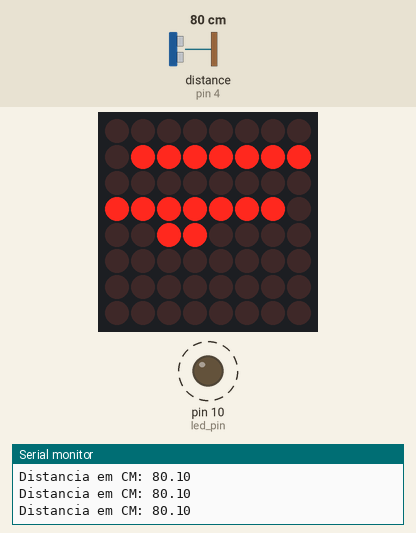
A sketch run on a simulated Arduino Uno, built with avr-gcc and run on an emulated ATmega328P. Parts: 8×8 LED matrix, output pins drawn as LEDs (lit = HIGH), the last lines printed to the serial monitor. Wiring (inferred from the names in the program): ultrasonic range finder: trigger pin 3; echo pin 4. Dashed ring = blinking. The inputs (shaded band) are chosen by the test bench; at power-on: distance to the obstacle (sensor on pin 4) 80 cm. The echo pulse lasts 58.3 µs per cm; pins used as bus, display or sensor lines are not drawn.

Above: at 1.4 s.
1.5 s: distance to the obstacle (sensor on pin 4) set to 299 cm
At 4.3 s:
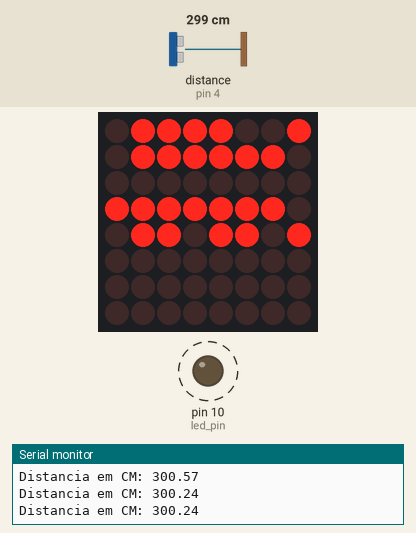
4.7 s: distance to the obstacle (sensor on pin 4) set to 2 cm
At 5.9 s:
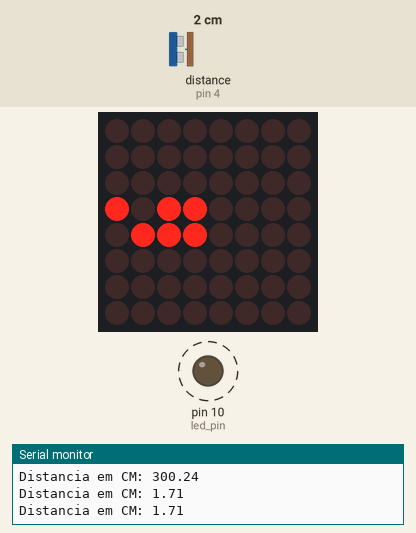
6.4 s: distance to the obstacle (sensor on pin 4) set to 120 cm
At 7.7 s:
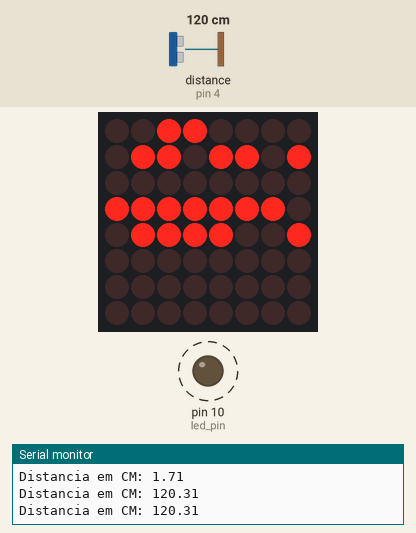
8.0 s: distance to the obstacle (sensor on pin 4) set to 250 cm
At 10.3 s:
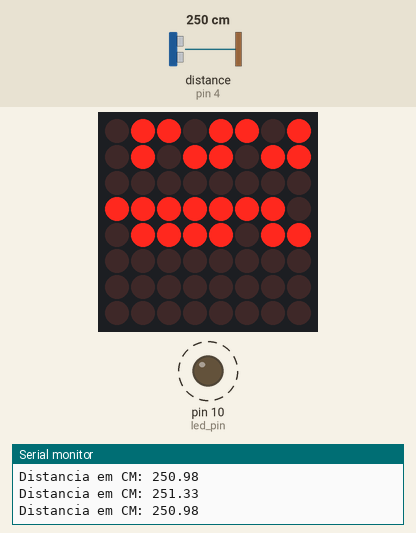
11.2 s: distance to the obstacle (sensor on pin 4) set to 120 cm
At 12.4 s:
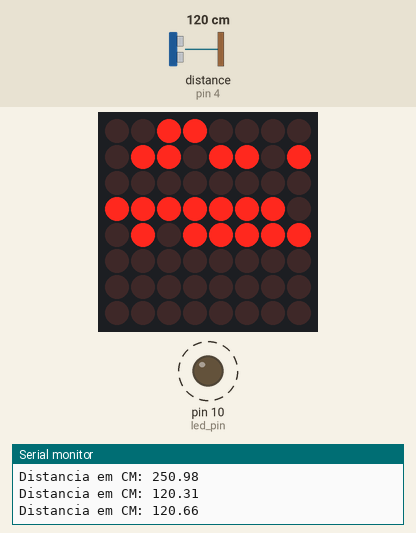
14.4 s: distance to the obstacle (sensor on pin 4) set to 4 cm
At 15.9 s:
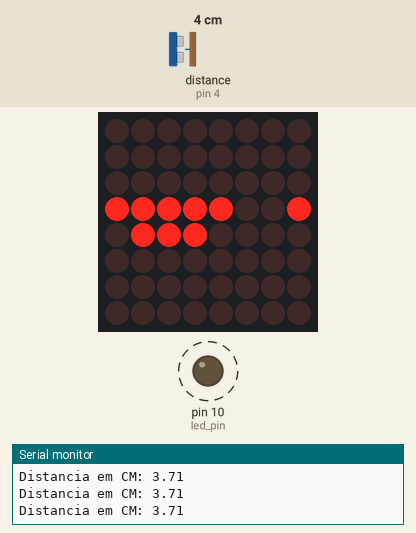
Timing chart, 0 to 18.6 s (numbered marks = the images above; inputs shaded):
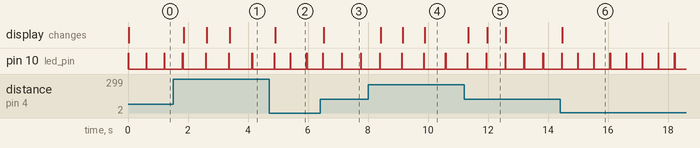

Measured:
- after the input at 1.5 s, pin 10 (led_pin): alternates HIGH for 0.03 s and LOW for 0.74 s, starting after 1.1 s; the display: changes after 0.35 s (image 1)
- after the input at 4.7 s, pin 10 (led_pin): alternates HIGH for 0.02 s and LOW for 0.52 s, starting after 0.71 s; the display: changes after 0.20 s (image 2)
- after the input at 6.4 s, the display: changes after 0.12 s (image 3)
- after the input at 8.0 s, the display: changes after 0.42 s (image 4)
- after the input at 11.2 s, the display: first changes after 0.14 s (image 5 shows a later state)
- after the input at 14.4 s, the display: changes after 0.08 s (image 6)
- by itself, pin 10 (led_pin): alternates HIGH for 0.02 s and LOW for 0.58 s

The sketch:

Distance_Sensor.ino
```cpp
// (licence header left out)
#include <Wire.h>
#include "Adafruit_LEDBackpack.h"
#include "Adafruit_GFX.h"


#define echo_Pin  4
#define trig_Pin  3
#define snd_pin   7
#define led_pin  10
#define MAX_DIST 3254


Adafruit_LEDBackpack matrix = Adafruit_LEDBackpack();


static const uint8_t numbertable[] = {
	0x3F, /* 0 */
	0x06, /* 1 */
	0x5B, /* 2 */
	0x4F, /* 3 */
	0x66, /* 4 */
	0x6D, /* 5 */
	0x7D, /* 6 */
	0x07, /* 7 */
	0x7F, /* 8 */
	0x6F, /* 9 */
	0x77, /* a */
	0x7C, /* b */
	0x39, /* C */
	0x5E, /* d */
	0x79, /* E */
	0x71, /* F */
	B01010000, /* r */
	B01011100, /* o */
};


int dlyTEMPO;
int i;
float duration,distancia;

void setup()
{
   Serial.begin(9600); //inicia a porta serial
   pinMode(echo_Pin, INPUT); // define o pino 13 como entrada (recebe)
   pinMode(trig_Pin, OUTPUT); // define o pino 12 como saida (envia)
   pinMode(snd_pin, OUTPUT);
   pinMode(led_pin, OUTPUT);

   matrix.begin(0x70);  // pass in the address
   matrix.setBrightness(15);
   clearAll();
}

void loop()
{
  //seta o pino Trigger com um pulso baixo
    digitalWrite(trig_Pin, LOW);
  // delay de 2 microssegundos
    delayMicroseconds(2);
  //seta o pino Trigger com pulso alto
    digitalWrite(trig_Pin, HIGH);
  //delay de 10 microssegundos
    delayMicroseconds(10);
  //seta o pino Trigger com pulso baixo
    digitalWrite(trig_Pin, LOW);
  //pulsa o pino Echo e  lÃª o tempo entre a chamada e a volta quando o pino entra em HIGH
    duration = pulseIn(echo_Pin,HIGH);
  //Esse calculo Ã© baseado em s = v . t, lembrando que o tempo vem dobrado
  //porque Ã© o tempo de ida e volta do ultrassom
    distancia = duration /29 / 2 ;

    if(distancia > MAX_DIST) distancia = 0;

    dlyTEMPO = map((int)distancia,0,1000,10,700);

    if(distancia > 0 && distancia < 500.00)
    {
        digitalWrite(led_pin,HIGH);
        if(dlyTEMPO > 700) dlyTEMPO = 700;
        for(i=0;i<20;i++) {digitalWrite(snd_pin,HIGH);delayMicroseconds(300);digitalWrite(snd_pin,LOW);delayMicroseconds( 700 + (int) distancia  );};
        digitalWrite(led_pin,LOW);

        showNumber(distancia);
    } else clearAll();

//tone(7,250);
//delay(30);
//noTone(7);


  Serial.print("Distancia em CM: ");
  Serial.println(distancia);

//  delay(200);
delay(dlyTEMPO);
delay(500);

}


void clear(int bus)
{
    int P;
    for(P=0;P < 5;P++) matrix.displaybuffer[P]=0;
    matrix.writeDisplay();
}

void clearAll()
{
    clear(0);
}

void xprint(int bus,int p,int digit)
{
    matrix.displaybuffer[p]=numbertable[digit];
    matrix.writeDisplay();
}


void showNumber(float num)
{
  int n1 = (int) num;             // parte inteira
  int n2 = (int) (num * 100);     // parte decimal

  int d1 = (n1 / 100) % 10;
  int d2 = (n1 /  10) % 10;
  int d3 = (n1 % 10);
  int d4 = (n2 / 10) % 10;

  if(d1 == 0) matrix.displaybuffer[0]=0x00; else xprint(0, 0, d1);
  if(d2 == 0 && d1 == 0) matrix.displaybuffer[1]=0x00; else xprint(0, 1, d2);
  matrix.displaybuffer[3]=numbertable[d3] | (1 << 7);
  xprint(0, 4, d4);

  matrix.writeDisplay();
}
```
